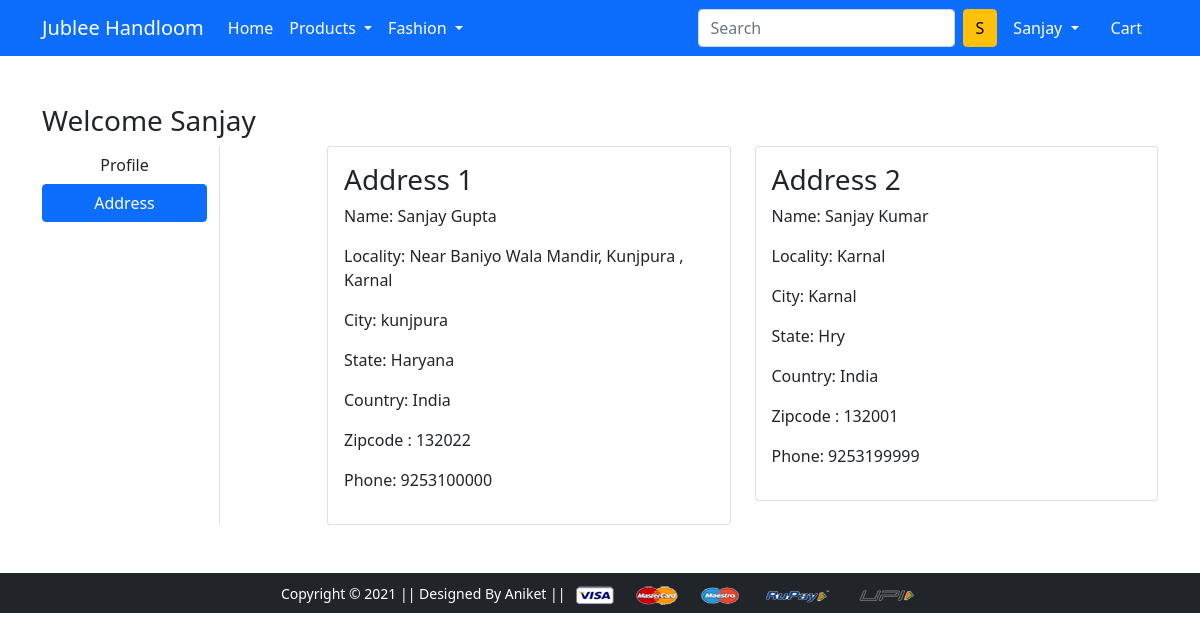
The page /address/ (signed in) on the database its author committed.
### app/models.py (models this page shows, shortened)
class Customer(models.Model):
    user = models.ForeignKey(User, on_delete=models.CASCADE)
    name = models.CharField(max_length=100)
    locality = models.CharField(max_length=1000)
    city = models.CharField(max_length=100)
    zipcode = models.IntegerField()
    state = models.CharField(max_length=40)
    country = models.CharField(max_length=40, default='India')
    phone = models.CharField(max_length=10, default='')

### app/views.py (the view)
# urls.py: path('address/', views.address, name='address'),
@login_required
def address(request):
    add = Customer.objects.filter(user=request.user)
    return render(request, 'app/address.html', {'add': add, 'active': 'btn-primary'})

### app/templates/app/address.html (shortened to what this page needs)
{% extends 'app/base.html' %}
{% load static %}
{% block main-content %}
<div class="container my-5">
    <div class="row">
        <h3>Welcome <span class="text-capitalize">{{request.user}}</span></h3>
        <div class="col-sm-2 border-end">
            <ul class="list-unstyled">
                <li class="d-grid"><a href="{% url 'profile' %}" class="btn">Profile</a></li>
                <li class="d-grid"><a href="{% url 'address' %}" class="btn {{active}}">Address</a></li>
            </ul>
        </div>
        <div class="col-sm-9 offset-sm-1">
            <div class="row">
                {% for ad in add %}
                <div class="col-sm-6">
                    <div class="card">
                        <div class="card-body">
                            <h3>Address {{forloop.counter}}</h3>
                            <p>Name: {{ad.name}}</p>
                            <p>Locality: {{ad.locality}}</p>
                            <p>City: {{ad.city}}</p>
                            <p>State: {{ad.state}}</p>
                            <p>Country: {{ad.country}}</p>
                            <p>Zipcode : {{ad.zipcode}}</p>
                            <p>Phone: {{ad.phone}}</p>
                        </div>
                    </div>
                </div>
                {% endfor %}
            </div>
        </div>
    </div>
</div>
{% endblock main-content %}

### app/templates/app/base.html (shortened to what this page needs)
<!doctype html>
{% load static %}
<html lang="en">
<head>
  <link href="https://cdn.jsdelivr.net/npm/bootstrap@5.0.0-beta1/dist/css/bootstrap.min.css" rel="stylesheet"
>
  <link rel="stylesheet" href="{% static 'app/css/owl.carousel.min.css' %}">
  <link rel="stylesheet" href="{% static 'app/css/all.min.css' %}">
  <link rel="stylesheet" href="{% static 'app/css/style.css' %}">
</head>
<body>
  <nav class="navbar navbar-expand-lg navbar-dark bg-primary">
    <div class="container">
      <a class="navbar-brand" href="/">Jublee Handloom</a>
      <div class="collapse navbar-collapse" id="navbarSupportedContent">
        <ul class="navbar-nav me-auto mb-2 mb-lg-0">
          <li class="nav-item">
            <a class="nav-link active" aria-current="page" href="/">Home</a>
          </li>
          <li class="nav-item dropdown">
            <a class="nav-link dropdown-toggle text-white" href="#" id="electronicsDropdown" role="button"
              data-bs-toggle="dropdown" aria-expanded="false">
              Products
            </a>
          </li>
          <li class="nav-item dropdown">
            <a class="nav-link dropdown-toggle text-white" href="#" id="fashionDropdown" role="button"
              data-bs-toggle="dropdown" aria-expanded="false">
              Fashion
            </a>
          </li>
        </ul>
        <form class="d-flex">
          <input class="form-control me-2" type="search" placeholder="Search" aria-label="Search">
          <button class="btn btn-warning" type="submit">S</button>
        </form>
        <div>
          <ul class="navbar-nav me-auto mb-2 mb-lg-0">
            {% if request.user.is_authenticated%}
            <li class="nav-item dropdown mx-2">
              <a class="nav-link dropdown-toggle text-white" href="#" id="profileDropdown" role="button"
                data-bs-toggle="dropdown" aria-expanded="false">
                {{request.user.username|capfirst}}
              </a>
            </li>
            <li class="nav-item mx-2">
              <a href="{% url 'showcart' %}" class="nav-link text-white"> Cart
              </a>
            </li>
            {% endif %}
          </ul>
        </div>
      </div>
    </div>
  </nav>
  {% block main-content %} {% endblock main-content %}
  <footer class="container-fluid bg-dark text-center p-2 mt-5">
    <small class="text-white">Copyright &copy; 2021 || Designed By Aniket || </small>
    <img src="{% static 'app/images/payment.png' %}" alt="" srcset="" class="img-fluid" height="2px">
  </footer>
</body>
</html>

### rows shown on the page
Customer: name "Sanjay Gupta", locality "Near Baniyo Wala Mandir, Kunjpura , Karnal", city "kunjpura", state "Haryana", country "India", zipcode "132022", phone "9253100000"
Customer: name "Sanjay Kumar", locality "Karnal", city "Karnal", state "Hry", country "India", zipcode "132001", phone "9253199999"

### other values the page prints
{{ request.user.username|capfirst }} "Sanjay"
{{ request.user }} "Sanjay"
